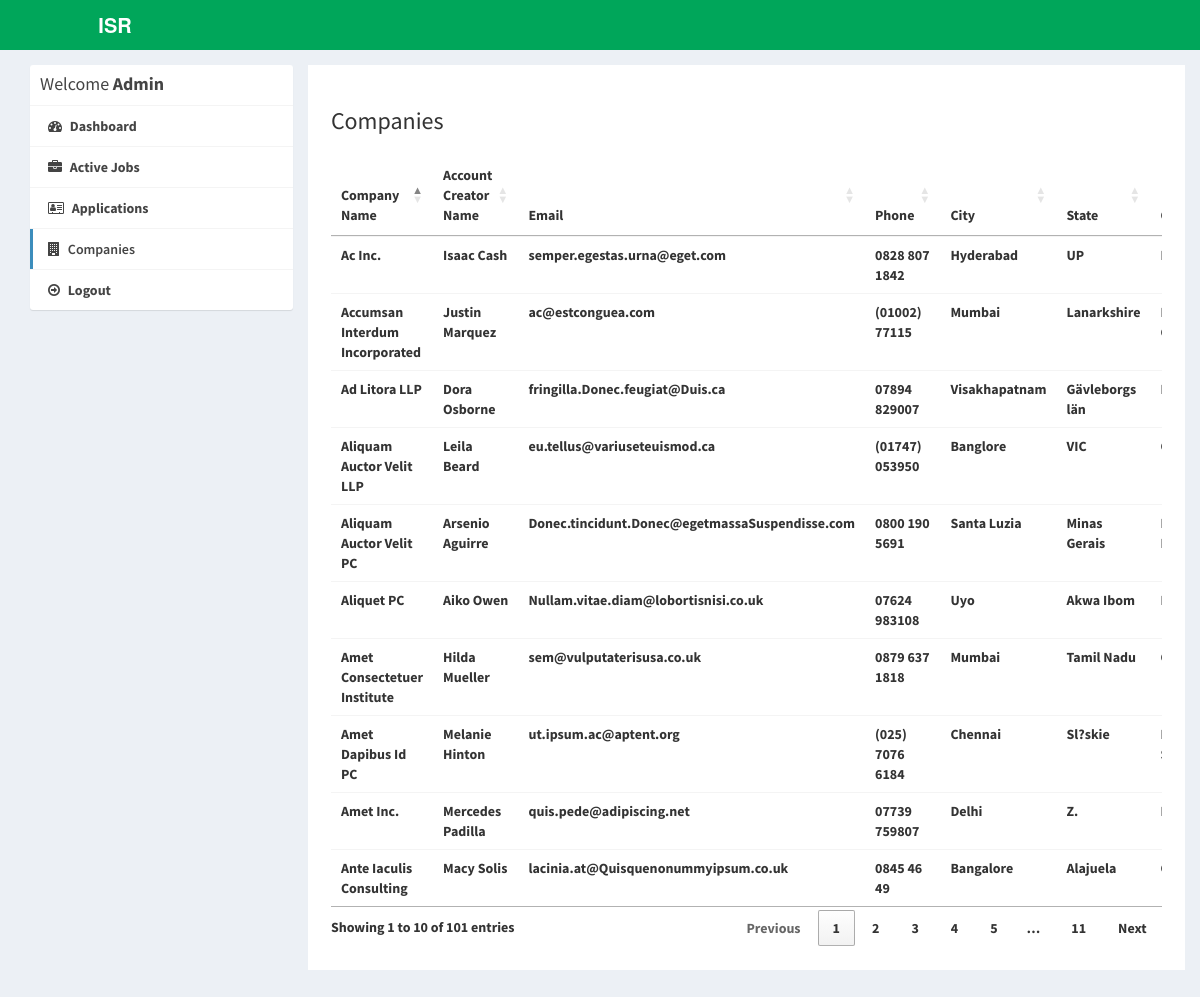
/admin/companies.php (signed in), run on the app's committed database.
### tables this page shows
CREATE TABLE `company` (
  `id_company` int(11) NOT NULL,
  `name` varchar(255) NOT NULL,
  `companyname` varchar(255) NOT NULL,
  `country` varchar(255) NOT NULL,
  `state` varchar(255) NOT NULL,
  `city` varchar(255) NOT NULL,
  `contactno` varchar(255) NOT NULL,
  `website` varchar(255) NOT NULL,
  `email` varchar(255) NOT NULL,
  `password` varchar(255) NOT NULL,
  `aboutme` varchar(255) DEFAULT NULL,
  `logo` varchar(255) NOT NULL,
  `createdAt` timestamp NOT NULL DEFAULT current_timestamp(),
  `active` int(11) NOT NULL DEFAULT 2
);

### admin/companies.php (the view, shortened to what this page needs)
<?php
require_once("../db.php");
?>
<!DOCTYPE html>
<html>
<head>
  <link rel="stylesheet" href="https://cdnjs.cloudflare.com/ajax/libs/twitter-bootstrap/3.3.7/css/bootstrap.min.css">
  <link rel="stylesheet" href="https://cdnjs.cloudflare.com/ajax/libs/font-awesome/4.7.0/css/font-awesome.min.css">
  <link rel="stylesheet" href="https://cdnjs.cloudflare.com/ajax/libs/ionicons/2.0.1/css/ionicons.min.css">
  <link rel="stylesheet" href="https://cdn.datatables.net/1.10.15/css/jquery.dataTables.min.css">
  <link rel="stylesheet" href="../css/AdminLTE.min.css">
  <link rel="stylesheet" href="../css/_all-skins.min.css">
  <link rel="stylesheet" href="../css/custom.css">
</head>
<body class="hold-transition skin-green sidebar-mini">
<div class="wrapper">
  <header class="main-header">
    <a href="index.php" class="logo logo-bg">
      <span class="logo-lg"><b>ISR</span>
    </a>
    <nav class="navbar navbar-static-top">
    </nav>
  </header>
  <div class="content-wrapper" style="margin-left: 0px;">
    <section id="candidates" class="content-header">
      <div class="container">
        <div class="row">
          <div class="col-md-3">
            <div class="box box-solid">
              <div class="box-header with-border">
                <h3 class="box-title">Welcome <b>Admin</b></h3>
              </div>
              <div class="box-body no-padding">
                <ul class="nav nav-pills nav-stacked">
                  <li><a href="dashboard.php"><i class="fa fa-dashboard"></i> Dashboard</a></li>
                  <li><a href="active-jobs.php"><i class="fa fa-briefcase"></i> Active Jobs</a></li>
                  <li><a href="applications.php"><i class="fa fa-address-card-o"></i> Applications</a></li>
                  <li class="active"><a href="companies.php"><i class="fa fa-building"></i> Companies</a></li>
                  <li><a href="../logout.php"><i class="fa fa-arrow-circle-o-right"></i> Logout</a></li>
                </ul>
              </div>
            </div>
          </div>
          <div class="col-md-9 bg-white padding-2">
            <h3>Companies</h3>
            <div class="row margin-top-20">
              <div class="col-md-12">
                <div class="box-body table-responsive no-padding">
                  <table id="example2" class="table table-hover">
                    <thead>
                      <th>Company Name</th>
                      <th>Account Creator Name</th>
                      <th>Email</th>
                      <th>Phone</th>
                      <th>City</th>
                      <th>State</th>
                      <th>Country</th>
                    </thead>
                    <tbody>
                      <?php
                      $sql = "SELECT * FROM company";
                      $result = $conn->query($sql);
                      if($result->num_rows > 0) {
                        while($row = $result->fetch_assoc()) {
                      ?>
                      <tr>
                        <td><?php echo $row['companyname']; ?></td>
                        <td><?php echo $row['name']; ?></td>
                        <td><?php echo $row['email']; ?></td>
                        <td><?php echo $row['contactno']; ?></td>
                        <td><?php echo $row['city']; ?></td>
                        <td><?php echo $row['state']; ?></td>
                        <td><?php echo $row['country']; ?></td>
                      </tr>
                     <?php
                        }
                      }
                    ?>
                    </tbody>
                  </table>
                </div>
              </div>
            </div>
          </div>
        </div>
      </div>
    </section>
  </div>
</div>
</body>
</html>

### css/custom.css (style rules this page uses)
.logo-bg { background-color: #00A65A !important; }
.margin-top-20 { margin-top: 20px; }
.padding-2 { padding: 2%; }
.bg-white { background-color: #fff; }

### data on the page
company: companyname "Amet Inc.", name "Mercedes Padilla", email "quis.pede@adipiscing.net", contactno "07739 759807", city "Delhi", state "Z."
company: companyname "Aliquam Auctor Velit LLP", name "Leila Beard", email "eu.tellus@variuseteuismod.ca", contactno "(01747) 053950", city "Banglore", state "VIC"
company: companyname "Ad Litora LLP", name "Dora Osborne", email "fringilla.Donec.feugiat@Duis.ca", contactno "07894 829007", city "Visakhapatnam", state "Gävleborgs län"
company: companyname "Ac Inc.", name "Isaac Cash", email "semper.egestas.urna@eget.com", contactno "0828 807 1842", city "Hyderabad", state "UP"
company: companyname "Amet Consectetuer Institute", name "Hilda Mueller", email "sem@vulputaterisusa.co.uk", contactno "0879 637 1818", city "Mumbai", state "Tamil Nadu"
company: companyname "Ante Iaculis Consulting", name "Macy Solis", email "lacinia.at@Quisquenonummyipsum.co.uk", contactno "0845 46 49", city "Bangalore", state "Alajuela"
company: companyname "Accumsan Interdum Incorporated", name "Justin Marquez", email "ac@estconguea.com", contactno "(01002) 77115", city "Mumbai", state "Lanarkshire"
company: companyname "Amet Dapibus Id PC", name "Melanie Hinton", email "ut.ipsum.ac@aptent.org", contactno "(025) 7076 6184", city "Chennai", state "Sl?skie"
company: companyname "Aliquam Auctor Velit PC", name "Arsenio Aguirre", email "Donec.tincidunt.Donec@egetmassaSuspendisse.com", contactno "0800 190 5691", city "Santa Luzia", state "Minas Gerais"
company: companyname "Aliquet PC", name "Aiko Owen", email "Nullam.vitae.diam@lobortisnisi.co.uk", contactno "07624 983108", city "Uyo", state "Akwa Ibom"
